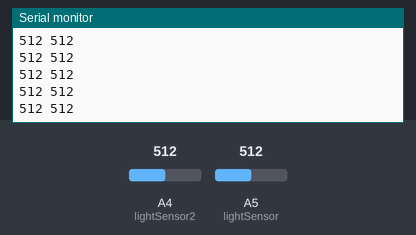
The sketch below on a simulated Arduino Uno, built with avr-gcc and run on an emulated ATmega328P. Parts: the last lines printed to the serial monitor. The inputs (shaded band) are chosen by the test bench; at power-on: A5 (lightSensor) = 512, A4 (lightSensor2) = 512.

Above: at 1.2 s.
1.3 s: A5 (lightSensor) set to 104
At 1.9 s:
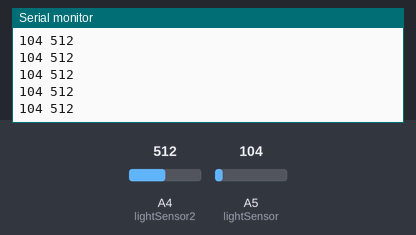
2.8 s: A5 (lightSensor) set to 90
At 3.9 s:
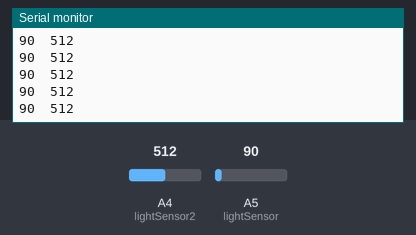

The sketch:

laserDetection.ino
```cpp
#define lightSensor A5
#define lightSensor2 A4

void setup() {
  Serial.begin(9600);
}

void loop() {
  int lightLevel = analogRead(lightSensor);
  int lightLevel2 = analogRead(lightSensor2);
  Serial.print(lightLevel);
  if (lightLevel >= 100){
    Serial.print(" ");
  } else {
    Serial.print("  ");
  }
  Serial.println(lightLevel2);
}
```

Measured:
- the behaviour switches between 100 and 99 on A5 (lightSensor) (found by bisection; images 1 and 2)
- after the input at 1.3 s, the serial monitor: prints a new line after 0.08 s (image 1)
- after the input at 2.8 s, the serial monitor: prints a new line after 0.07 s (image 2)
